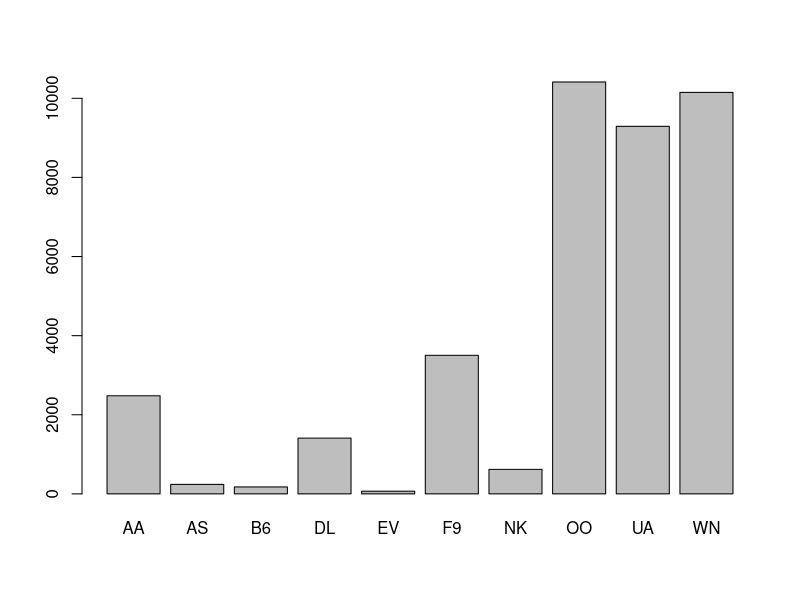
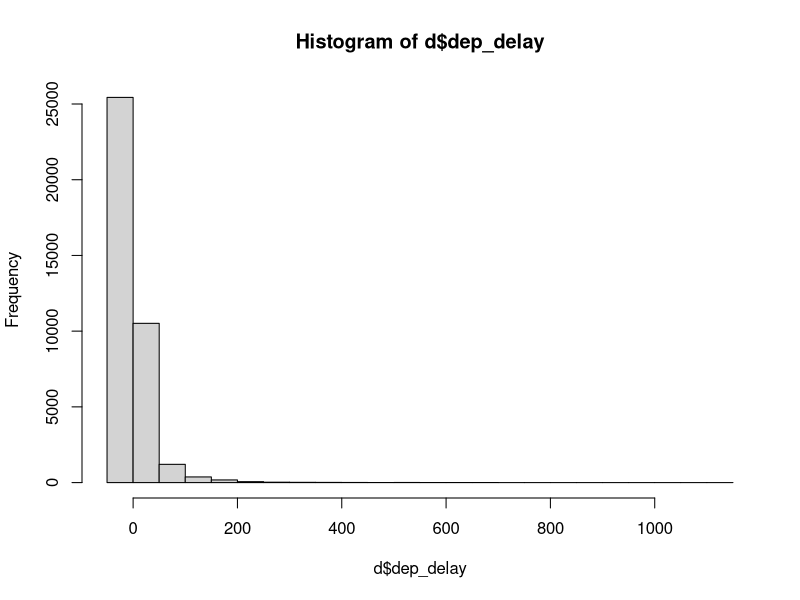
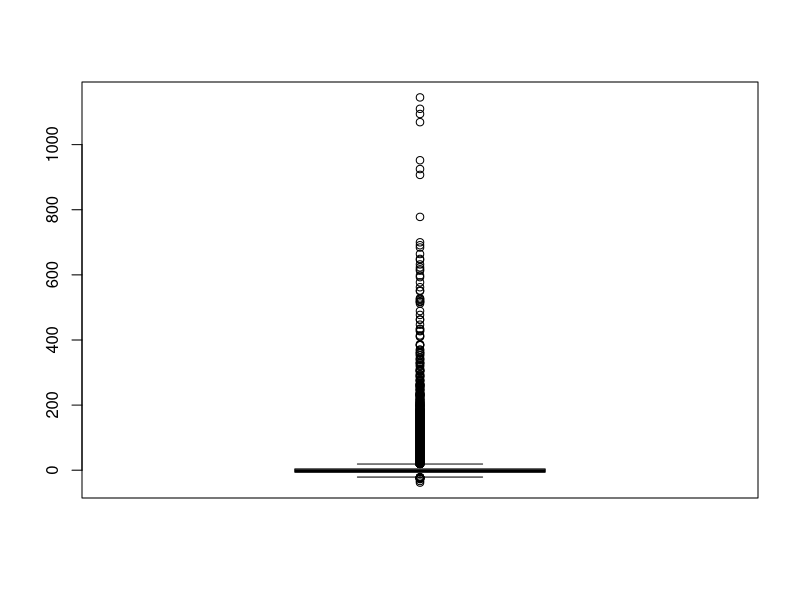
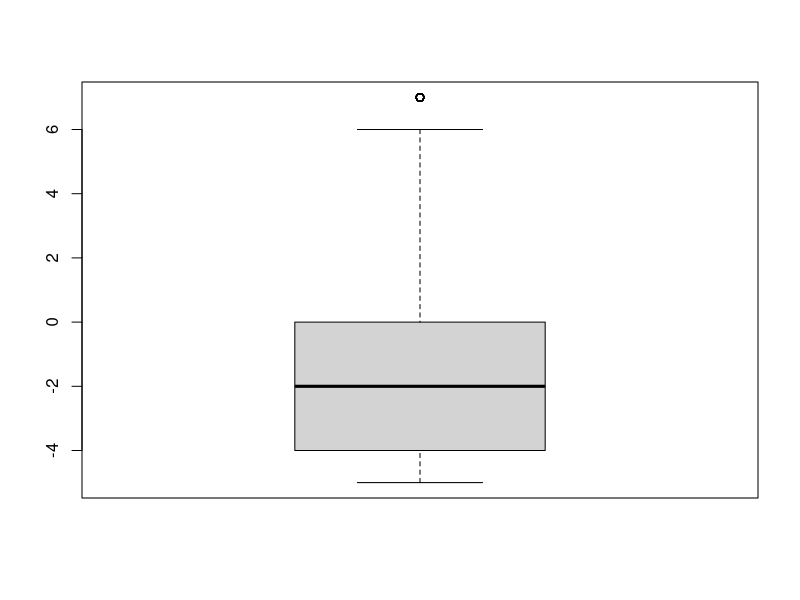
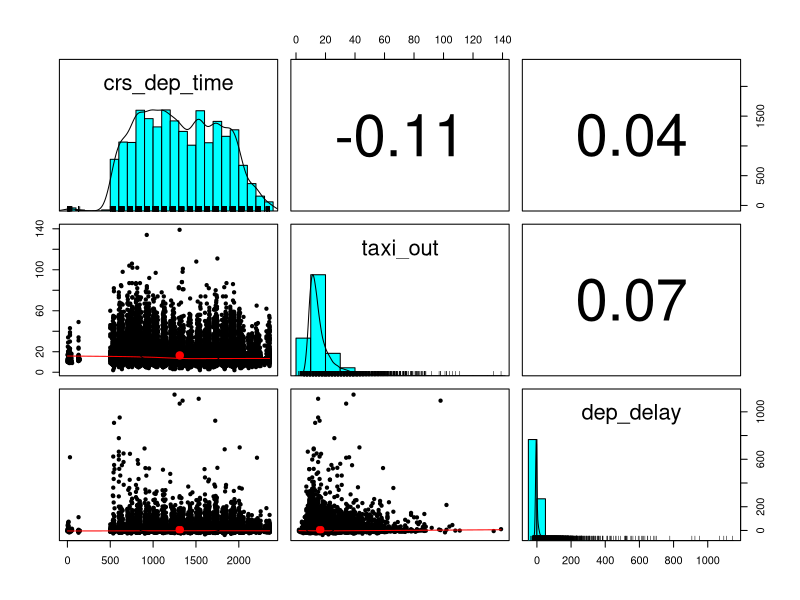

Here is the R script that generated these plots, in order:
## ---- chunk 1
require(knitr, quietly = TRUE)
opts_knit$set(root.dir = '../../../')
## ---- chunk 2
library(dplyr)
library(psych)
## ---- chunk 3
d <- read.csv("data/flight-times.csv")
head(d)
## ---- chunk 4
summarise(d, mean = mean(crs_dep_time))
## ---- chunk 5
by.fn <- group_by(d, origin)
## ---- chunk 6
table(d$carrier)  # Print frequencies
table(d$carrier) %>% prop.table()  # Print proportions
## ---- chunk 7
d %>%
  group_by(carrier) %>%
  summarise(n = n())
## ---- chunk 8
d %>%
  group_by(carrier) %>%
  summarise(n = n(), p = n / nrow(d))
## ---- chunk 9
no.miss <- c(1, 20, 29.353, .20)
mean(no.miss)
with.miss <- c(1, 20, 29.353, NA)
mean(with.miss)
mean(with.miss, na.rm = TRUE)
## ---- chunk 10
mean(d$dep_delay, na.rm = TRUE)  # mean
median(d$dep_delay, na.rm = TRUE)  # Median
## ---- chunk 11
min(d$dep_delay, na.rm = TRUE)  # minimum/smallest value
max(d$dep_delay, na.rm = TRUE)  # maximum/largest value
## ---- chunk 12
quantile(d$dep_delay, na.rm = TRUE)  # Quantiles
quantile(d$dep_delay, .95, na.rm = TRUE)
quantile(d$dep_delay, c(.20, .80), na.rm = TRUE)
## ---- chunk 13
range(d$dep_delay, na.rm = TRUE)  # range
var(d$dep_delay, na.rm = TRUE)  # variance
sd(d$dep_delay, na.rm = TRUE)  # Standard deviation
## ---- chunk 14
sum(d$dep_delay > 60, na.rm = TRUE)
mean(d$dep_delay > 60, na.rm = TRUE)
prop.table(table(d$dep_delay > 60))
## ---- chunk 15
d %>%
  filter(!is.na(dep_delay)) %>%  # remove rows with missing values
  summarise(
    n = n(),
    n.delayed = sum(dep_delay > 0),
    mean = mean(dep_delay),
    median = median(dep_delay),
    sd = sd(dep_delay),
    q5 = quantile(dep_delay, .05),
    q95 = quantile(dep_delay, .95)
  )
## ---- chunk 16
my.table <- table(d$carrier)
barplot(my.table)
## ---- chunk 17
hist(d$dep_delay)  # Histogram
## ---- chunk 18
boxplot(d$dep_delay)  # boxplot
## ---- chunk 19
d %>%
  filter(dep_delay > quantile(dep_delay, .2, na.rm = TRUE) &
         dep_delay < quantile(dep_delay, .8, na.rm = TRUE)) %>%
  select(dep_delay) %>%
  boxplot()
## ---- chunk 20
summary(d)
## ---- chunk 21
describe(d)
## ---- chunk 22
table(d$origin, d$carrier)

d %>%
  select(origin, carrier) %>%
  table() %>%
  prop.table()

prop.table(my.table)  # Cell proportions
## ---- chunk 23
d %>%
  group_by(origin, carrier) %>%
  summarise(n = n())
## ---- chunk 24
d %>% group_by(carrier) %>%
  summarise(n = n(), mean = mean(dep_delay, na.rm = T))
## ---- chunk 25
describeBy(d[, c("dep_delay", "taxi_out")], d$carrier)
## ---- chunk 26
d %>%
  select(crs_dep_time, taxi_out, dep_delay) %>%
  pairs.panels()
